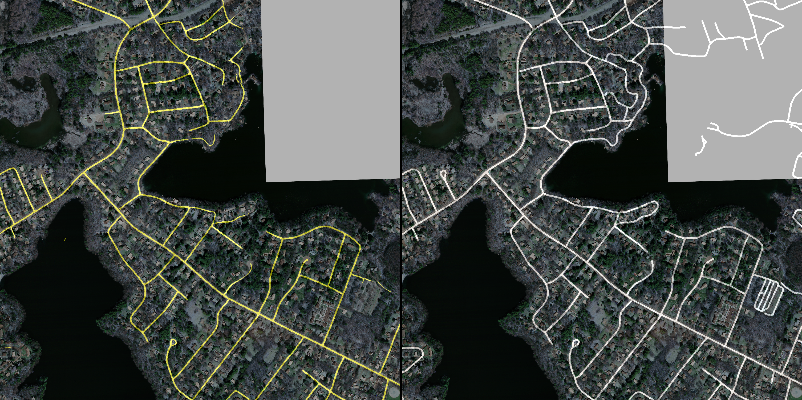
#> input picture segmentations/0.png, 802 x 400 px, found by its file name; its folder holds 4 pictures in this run
$ python check_data.py
#> lines starting #> are read from the running program, lines starting #| are printed output that depends on the picture
import base64
import hashlib
import io
import json
import os

import cv2
import numpy as np
import requests
from PIL import Image


# [65 lines left out: functions hash_image, find_duplicates, check_file_extension, visualise_masks, not called in this run]


def tiff_to_png():
    pictures_dir = "/home/gleb/learning/Segmentation/segmentations/"
    output_dir = "/home/gleb/learning/Segmentation/segmentations/"
    i = 0
    for file in os.listdir(pictures_dir):
        image = cv2.imread(pictures_dir + file)
#> image is the input picture: shape (400, 802, 3); mean B, G, R 72.6, 76.2, 70.7
        image = cv2.resize(image, (int(400 / 1500 * image.shape[1]), 400))
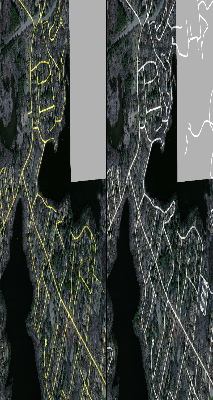
#> image: shape (400, 213, 3); mean B, G, R 72.5, 76, 70.6
        cv2.imwrite(output_dir + f"{i}.png", image)
        i += 1
        if i == 4:
            break
#> pass 2 of the loop in tiff_to_png, `for file in os.listdir(pictures_dir):`:
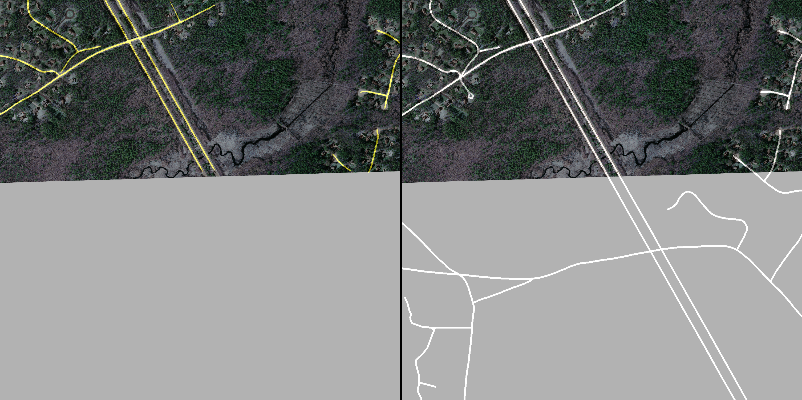
#> input picture segmentations/1.png, 802 x 400 px, found by its file name
#> in tiff_to_png, image is the input picture: shape (400, 802, 3); mean B, G, R 126.3, 127.4, 125
#> in tiff_to_png, `image = cv2.resize(image, (int(400 / 1500 * image.shape[1]), 400))`:
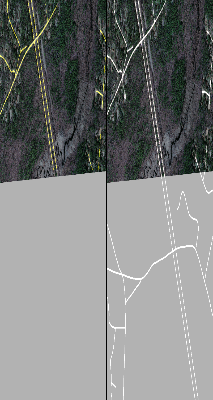
#> image: shape (400, 213, 3); mean B, G, R 126, 127.1, 124.6
#> pass 3 of the loop in tiff_to_png, `for file in os.listdir(pictures_dir):`:
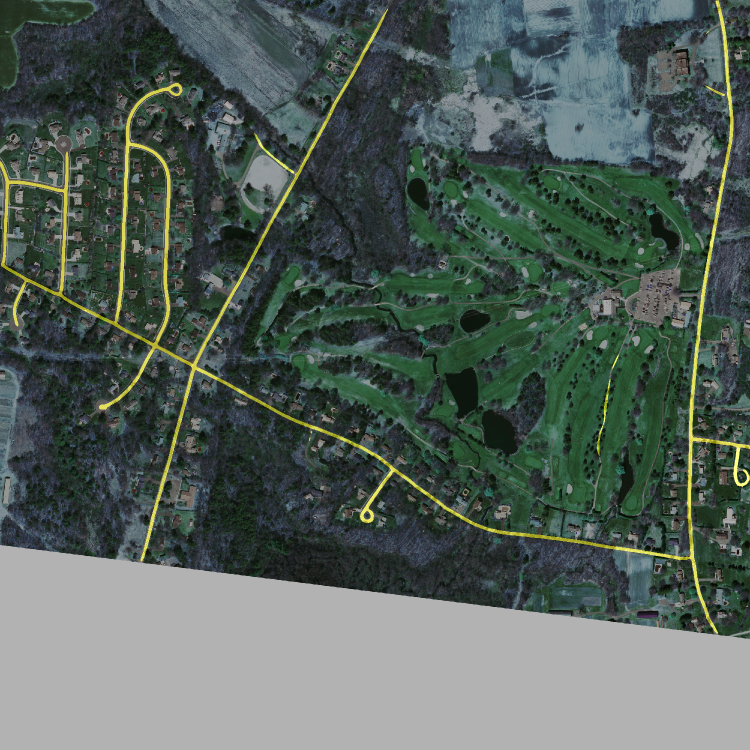
#> input picture segmentations/10228660_15.png, 1500 x 1500 px, found by its file name (shown at 1/2 size)
#> in tiff_to_png, image is the input picture: shape (1500, 1500, 3); mean B, G, R 89.8, 96.1, 83.6
#> in tiff_to_png, `image = cv2.resize(image, (int(400 / 1500 * image.shape[1]), 400))`:
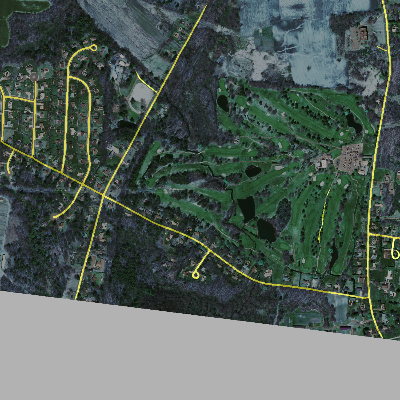
#> image: shape (400, 400, 3); mean B, G, R 89.7, 96, 83.5
#> the loop made 4 passes; the first 3 are shown
tiff_to_png()

# [282 lines left out: functions delete_old_masks, divide_into_two_parts, labelstudio, download_labelstudio_masks, rename, get_unique_task_ids and 3 more, not called in this run]
